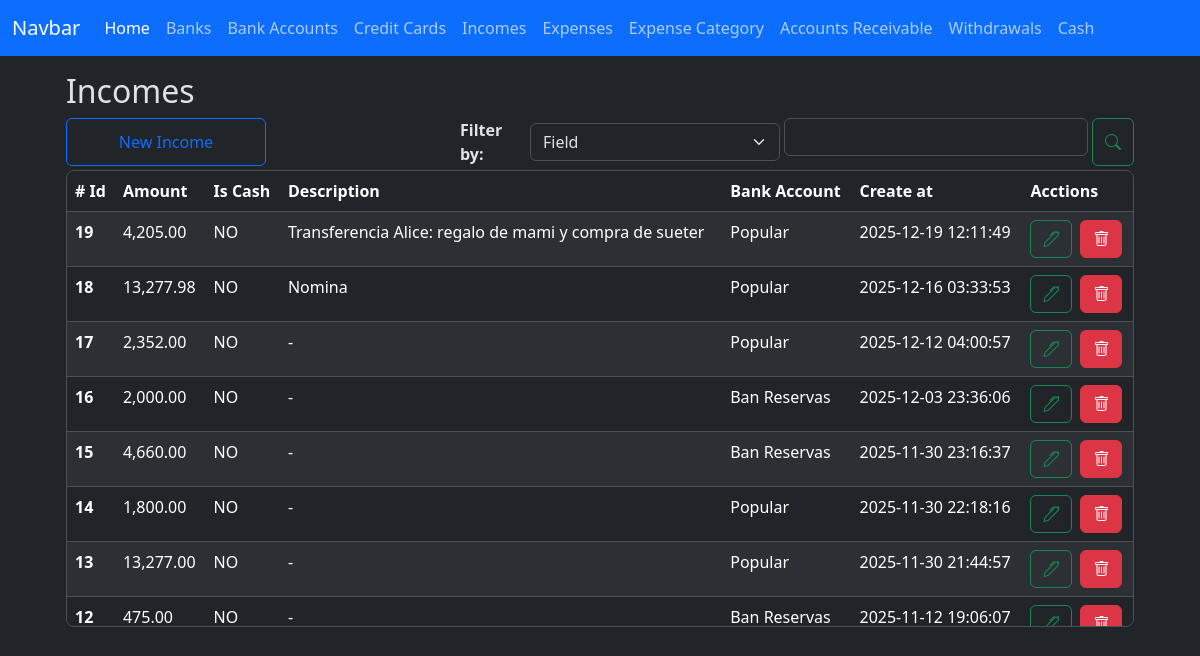
/incomes/index, run on the app's committed database.
### app/models/income.py (models this page shows, shortened)
class Income(db.Model):
    __tablename__ = 'incomes'
    id = db.Column(db.Integer, primary_key=True)
    amount = db.Column(db.Numeric(10,2), nullable=False, default=0.00)
    is_cash = db.Column(db.Boolean, nullable=False, default=False)
    code = db.Column(db.String(50), nullable=False, server_default='TEMP')
    description = db.Column(db.String(255))
    bank_account_id = db.Column(db.Integer, db.ForeignKey('bank_accounts.id'))
    created_at = db.Column(db.DateTime(timezone=True), server_default=func.now())
    updated_at = db.Column(db.DateTime(timezone=True), onupdate=func.now())
    bank_account = relationship('BankAccount', back_populates='incomes')

### app/models/bank_account.py (models this page shows)
class BankAccount(db.Model):
    __tablename__ = 'bank_accounts'
    id = db.Column(db.Integer, primary_key=True)
    nick_name = db.Column(db.String(120))
    amount_available = db.Column(db.Numeric(10, 2), nullable=False)
    is_active = db.Column(db.Boolean, default=True)
    account_number = db.Column(db.Integer, nullable=True)
    bank_id = db.Column(db.Integer, db.ForeignKey('banks.id'))
    created_at = db.Column(db.DateTime(timezone=True), server_default=func.now())
    updated_at = db.Column(db.DateTime(timezone=True), onupdate=func.now())
    bank = relationship('Bank', back_populates='bank_accounts')
    expenses = relationship('Expense', back_populates='bank_account', order_by='desc(Expense.created_at)')
    incomes = relationship('Income', back_populates='bank_account', order_by='desc(Income.created_at)')
    credit_card_payments = relationship('CreditCardPayment', back_populates='bank_account', order_by='desc(CreditCardPayment.created_at)')
    withdrawals = relationship('Withdrawal', back_populates='bank_account', order_by='desc(Withdrawal.created_at)')
    loans = relationship('Loan', back_populates='bank_account', order_by='desc(Loan.created_at)')
    loan_payments = relationship('LoanPayment', back_populates='bank_account', order_by='desc(LoanPayment.created_at)')
    outgoing_transfers = relationship('BankTransfer', foreign_keys='BankTransfer.from_bank_account_id', back_populates='from_bank_account', order_by='desc(BankTransfer.created_at)')
    incoming_transfers = relationship('BankTransfer', foreign_keys='BankTransfer.to_bank_account_id', back_populates='to_bank_account', order_by='desc(BankTransfer.created_at)')

### app/routes/income_routes.py (the view)
@income_bp.route('/index', methods=['GET', 'POST'])
def index():
    incomes = Income.query.order_by(Income.created_at.desc()).all()
    bank_accounts = BankAccount.query.all()
    context = {
        'incomes': incomes,
        'bank_accounts': bank_accounts,
        'format_amount': format_amount,
        'total_amount': total_amount,
    }
    return render_template('incomes/index.html', **context)

### app/utils/numeric_casting.py (called while the page is built)
def format_amount(value):
    try:
        return f'{value:,.2f}';
    except Exception as e:
        return None

### app/templates/incomes/index.html (shortened to what this page needs)
{% extends 'layout.html' %}
{% block content %}
    <div class="container w-100">
        <h2>Incomes</h2>
        <div class="d-flex justify-content-start gap-1 flex-wrap flex-md-nowrap mt-2">
            <button
                type="button"
                id="btn-create-expense-id"
                class="btn btn-outline-primary me-auto me-md-auto w-100 w-md-auto"
                style="max-width: 200px;"
                data-bs-toggle="modal"
                data-bs-target="#create-income"
            >New Income</i>
            </button>
            <div class="d-flex gap-1 w-100 align-items-center" style="max-width: 320px;">
                <div class="w-md-auto mt-md-0">
                    <label for="" class="fs-6 fw-bold">Filter by: </label>
                </div>
                <div class="w-100 w-md-auto mt-md-0" style="max-width: 250px;">
                    <select class="form-select" id="select-filter-type-id">
                        <option value="field">Field</option>
                    </select>
                </div>
            </div>
            <div class="d-flex gap-1 w-100" style="max-width: 350px;">
                <div class="w-100 w-md-auto mt-md-0">
                    <input type="text" class="form-control" id="filter-input-id">
                </div>
                <button type="button" class="btn btn-outline-success" id="btn-search-id"><i class="bi bi-search"></i></button>
            </div>
        </div>
        <div class="table-responsive overflow-y-auto border rounded-3 mt-1" style="max-height: 457px;">
            <table class="table table-striped  table-hover">
                <thead class="sticky-top">
                    <tr>
                    <th scope="col"># Id</th>
                    <th scope="col">Amount</th>
                    <th scope="col">Is Cash</th>
                    <th scope="col">Description</th>
                    <th scope="col">Bank Account</th>
                    <th scope="col">Create at</th>
                    <th scope="col">Acctions</th>
                    </tr>
                </thead>
                <tbody id="incomes-table-body-id">
                  {% for income in incomes %}
                    <tr>
                        <th scope="row">{{ income.id }}</th>
                        <td>{{ format_amount(income.amount) }}</td>
                        <td>{{ 'YES' if income.is_cash else 'NO'}}</td>
                        <td>{{ income.description if income.description else '-'}}</td>
                        <td>{{ income.bank_account.nick_name }}</td>
                        <td>{{ income.created_at }}</td>
                        <td>
                            <div class="d-flex gap-2">
                                <button
                                    type="button"
                                    class="btn btn-outline-success"
                                    data-bs-toggle="modal"
                                    data-bs-target="#edit-income"
                                    data-income-id="{{ income.id }}"
                                    data-amount="{{ income.amount }}"
                                    data-is-cash="{{ income.is_cash }}"
                                    data-description="{{ income.description if income.description else '' }}"
                                    data-bank-account-id="{{ income.bank_account_id }}"
                                >
                                    <i class="bi bi-pen"></i>
                                </button>
                                <a href="{{ url_for('income.delete', id=income.id ) }}" class="btn btn-danger"><i class="bi bi-trash"></i></a>
                            </div>
                        </td>
                    </tr>
                  {% endfor %}
                </tbody>
            </table>
        </div>
    </div>
<link href="https://cdn.jsdelivr.net/npm/@sweetalert2/theme-dark@5/dark.css" rel="stylesheet">
<link rel="stylesheet" href="https://cdn.jsdelivr.net/npm/flatpickr/dist/flatpickr.min.css">
{% endblock %}

### data on the page
Income: id "19", amount "4,205.00", is_cash "NO", description "Transferencia Alice: regalo de mami y compra de sueter", bank_account.nick_name "Popular", created_at "2025-12-19 12:11:49"
Income: id "18", amount "13,277.98", is_cash "NO", description "Nomina", bank_account.nick_name "Popular", created_at "2025-12-16 03:33:53"
Income: id "17", amount "2,352.00", is_cash "NO", description "-", bank_account.nick_name "Popular", created_at "2025-12-12 04:00:57"
Income: id "16", amount "2,000.00", is_cash "NO", description "-", bank_account.nick_name "Ban Reservas", created_at "2025-12-03 23:36:06"
Income: id "15", amount "4,660.00", is_cash "NO", description "-", bank_account.nick_name "Ban Reservas", created_at "2025-11-30 23:16:37"
Income: id "14", amount "1,800.00", is_cash "NO", description "-", bank_account.nick_name "Popular", created_at "2025-11-30 22:18:16"
Income: id "13", amount "13,277.00", is_cash "NO", description "-", bank_account.nick_name "Popular", created_at "2025-11-30 21:44:57"
Income: id "12", amount "475.00", is_cash "NO", description "-", bank_account.nick_name "Ban Reservas", created_at "2025-11-12 19:06:07"
